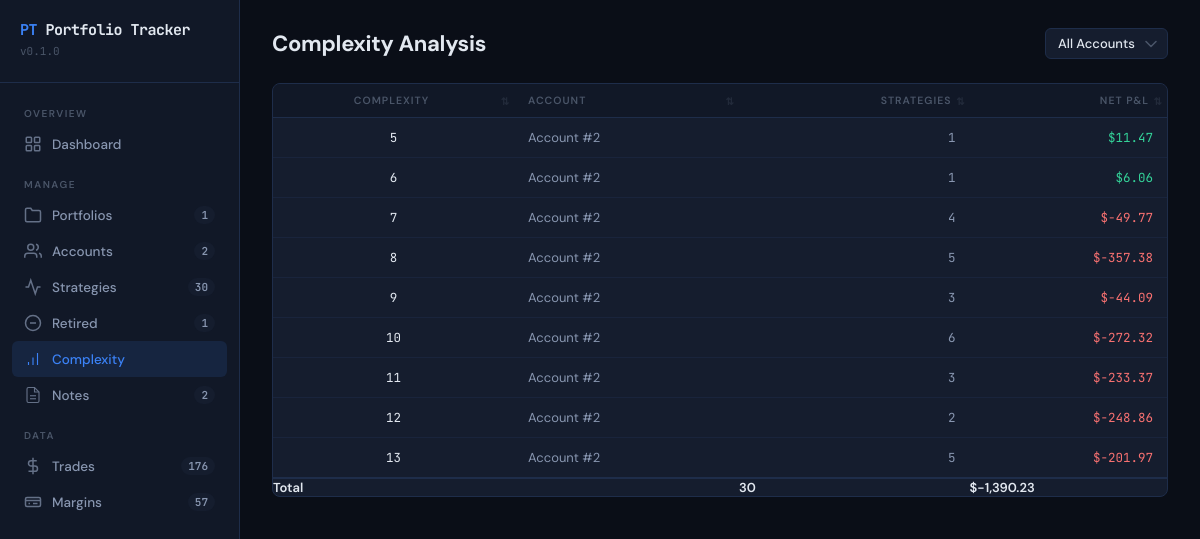
The page /complexity on the database its author committed.
### app.py (models this page shows)
class Account(db.Model):
    __tablename__ = 'Accounts'
    AccountID = db.Column(db.Integer, primary_key=True, autoincrement=True)
    AccountLogin = db.Column(db.Integer, nullable=False, unique=True)
    AccountName = db.Column(db.Text)
    Broker = db.Column(db.Text)
    Currency = db.Column(db.Text, default='AUD')
    InitialBalance = db.Column(db.Float, default=0)
    PortfolioID = db.Column(db.Integer, db.ForeignKey('Portfolios.PortfolioID'))
    CreatedAt = db.Column(db.Text, default=lambda: datetime.now(timezone.utc).strftime('%Y-%m-%d %H:%M:%S'))
    strategies = db.relationship('Strategy', backref='account', lazy=True)

### app.py (the view)
@app.route('/complexity')
def complexity_analysis():
    account_filter = request.args.get('account', 'all')
    all_accounts = Account.query.order_by(Account.AccountName).all()
    query = Strategy.query.filter(
        Strategy.Status.in_(['Running', 'Retired']),
        Strategy.Complexity.isnot(None)
    )
    if account_filter != 'all':
        try:
            query = query.filter_by(AccountID=int(account_filter))
        except (ValueError, TypeError):
            account_filter = 'all'
    strategies = query.all()
    complexity_map = {}
    for s in strategies:
        c = s.Complexity
        acct_name = s.account.AccountName if s.account else 'Unassigned'
        key = (c, acct_name)
        if key not in complexity_map:
            complexity_map[key] = {'complexity': c, 'account': acct_name, 'net_pnl': 0, 'strategy_count': 0}
        complexity_map[key]['net_pnl'] += (s.LiveNetProfit or 0)
        complexity_map[key]['strategy_count'] += 1
    rows = sorted(complexity_map.values(), key=lambda r: r['complexity'])
    return render_template('complexity.html',
        rows=rows,
        accounts=all_accounts,
        account_filter=account_filter,
    )

### app.py (called while the page is built)
@app.context_processor
def inject_sidebar_counts():
    try:
        return {
            'portfolio_count': Portfolio.query.count(),
            'account_count': Account.query.count(),
            'strategy_count': Strategy.query.filter_by(Status='Running').count(),
            'retired_count': Strategy.query.filter_by(Status='Retired').count(),
            'trade_count': Trade.query.count(),
            'margin_count': MarginData.query.count(),
            'note_count': Note.query.count(),
            'today': datetime.now(timezone.utc).strftime('%Y-%m-%d'),
        }
    except Exception:
        return {
            'portfolio_count': 0,
            'account_count': 0,
            'strategy_count': 0,
            'retired_count': 0,
            'trade_count': 0,
            'margin_count': 0,
            'note_count': 0,
        }

### templates/complexity.html (shortened to what this page needs)
{% extends "base.html" %}
{% set active_page = 'complexity' %}
{% block content %}
<div class="page-header">
  <h2>Complexity Analysis</h2>
  <div class="page-header-actions">
    <div class="filter-group">
      <select class="filter-select" onchange="window.location.href='/complexity?account=' + this.value">
        <option value="all" {{ 'selected' if account_filter == 'all' }}>All Accounts</option>
      </select>
    </div>
  </div>
</div>
{% if rows %}
<div class="data-table-wrapper">
  <table class="data-table">
    <thead>
      <tr>
        <th class="center" data-sort="number">Complexity</th>
        <th data-sort="string">Account</th>
        <th class="right" data-sort="number">Strategies</th>
        <th class="right" data-sort="currency">NET P&L</th>
      </tr>
    </thead>
    <tbody>
      {% set ns = namespace(total_pnl=0) %}
      {% for r in rows %}
      {% set ns.total_pnl = ns.total_pnl + r.net_pnl %}
      <tr>
        <td class="center mono">{{ r.complexity }}</td>
        <td class="muted">{{ r.account }}</td>
        <td class="right mono muted">{{ r.strategy_count }}</td>
        <td class="right mono {{ 'green' if r.net_pnl > 0 else 'red' if r.net_pnl < 0 else 'muted' }}">
          ${{ '{:,.2f}'.format(r.net_pnl) }}
        </td>
      </tr>
      {% endfor %}
    </tbody>
    <tfoot>
      <tr style="border-top: 2px solid var(--border);">
        <td class="center mono" style="font-weight: 600;">Total</td>
        <td></td>
        <td class="right mono muted" style="font-weight: 600;">{{ rows|sum(attribute='strategy_count') }}</td>
        <td class="right mono {{ 'green' if ns.total_pnl > 0 else 'red' if ns.total_pnl < 0 else 'muted' }}" style="font-weight: 600;">
          ${{ '{:,.2f}'.format(ns.total_pnl) }}
        </td>
      </tr>
    </tfoot>
  </table>
</div>
{% else %}
<div class="empty-state">
  <p>No strategies with Complexity data found{{ ' for this account' if account_filter != 'all' else '' }}.</p>
  <p class="muted">Complexity is imported from SQX metadata when adding strategies via the dashboard export.</p>
</div>
{% endif %}
{% endblock %}

### templates/base.html (shortened to what this page needs)
<!DOCTYPE html>
<html lang="en">
<head>
  <link rel="stylesheet" href="{{ url_for('static', filename='css/style.css') }}">
</head>
<body>
  <div class="app-container">
    <nav class="sidebar">
      <div class="sidebar-logo">
        <h1><span>PT</span> Portfolio Tracker</h1>
        <div class="version">v0.1.0</div>
      </div>
      <div class="nav-section">
        <div class="nav-section-title">Overview</div>
        <a class="nav-item {{ 'active' if active_page == 'dashboard' }}" href="{{ url_for('dashboard') }}">
          <svg viewBox="0 0 24 24" fill="none" stroke="currentColor" stroke-width="2"><rect x="3" y="3" width="7" height="7" rx="1"/><rect x="14" y="3" width="7" height="7" rx="1"/><rect x="3" y="14" width="7" height="7" rx="1"/><rect x="14" y="14" width="7" height="7" rx="1"/></svg>
          Dashboard
        </a>
      </div>
      <div class="nav-section">
        <div class="nav-section-title">Manage</div>
        <a class="nav-item {{ 'active' if active_page == 'portfolios' }}" href="{{ url_for('portfolios') }}">
          <svg viewBox="0 0 24 24" fill="none" stroke="currentColor" stroke-width="2"><path d="M22 19a2 2 0 0 1-2 2H4a2 2 0 0 1-2-2V5a2 2 0 0 1 2-2h5l2 3h9a2 2 0 0 1 2 2z"/></svg>
          Portfolios
          {% if portfolio_count is defined and portfolio_count > 0 %}
          <span class="nav-badge">{{ portfolio_count }}</span>
          {% endif %}
        </a>
        <a class="nav-item {{ 'active' if active_page == 'accounts' }}" href="{{ url_for('accounts') }}">
          <svg viewBox="0 0 24 24" fill="none" stroke="currentColor" stroke-width="2"><path d="M17 21v-2a4 4 0 0 0-4-4H5a4 4 0 0 0-4 4v2"/><circle cx="9" cy="7" r="4"/><path d="M23 21v-2a4 4 0 0 0-3-3.87"/><path d="M16 3.13a4 4 0 0 1 0 7.75"/></svg>
          Accounts
          {% if account_count is defined and account_count > 0 %}
          <span class="nav-badge">{{ account_count }}</span>
          {% endif %}
        </a>
        <a class="nav-item {{ 'active' if active_page == 'strategies' }}" href="{{ url_for('strategies') }}">
          <svg viewBox="0 0 24 24" fill="none" stroke="currentColor" stroke-width="2"><polyline points="22 12 18 12 15 21 9 3 6 12 2 12"/></svg>
          Strategies
          {% if strategy_count is defined and strategy_count > 0 %}
          <span class="nav-badge">{{ strategy_count }}</span>
          {% endif %}
        </a>
        <a class="nav-item {{ 'active' if active_page == 'retired' }}" href="{{ url_for('retired') }}">
          <svg viewBox="0 0 24 24" fill="none" stroke="currentColor" stroke-width="2"><circle cx="12" cy="12" r="10"/><line x1="8" y1="12" x2="16" y2="12"/></svg>
          Retired
          {% if retired_count is defined and retired_count > 0 %}
          <span class="nav-badge">{{ retired_count }}</span>
          {% endif %}
        </a>
        <a class="nav-item {{ 'active' if active_page == 'complexity' }}" href="{{ url_for('complexity_analysis') }}">
          <svg viewBox="0 0 24 24" fill="none" stroke="currentColor" stroke-width="1.5" width="18" height="18"><path d="M12 20V10M18 20V4M6 20v-4"/></svg>
          Complexity
        </a>
        <a class="nav-item {{ 'active' if active_page == 'notes' }}" href="{{ url_for('notes_page') }}">
          <svg viewBox="0 0 24 24" fill="none" stroke="currentColor" stroke-width="1.5" width="18" height="18"><path d="M14 2H6a2 2 0 0 0-2 2v16a2 2 0 0 0 2 2h12a2 2 0 0 0 2-2V8z"/><polyline points="14 2 14 8 20 8"/><line x1="16" y1="13" x2="8" y2="13"/><line x1="16" y1="17" x2="8" y2="17"/></svg>
          Notes
          {% if note_count is defined and note_count > 0 %}
          <span class="nav-badge">{{ note_count }}</span>
          {% endif %}
        </a>
      </div>
      <div class="nav-section">
        <div class="nav-section-title">Data</div>
        <a class="nav-item {{ 'active' if active_page == 'trades' }}" href="{{ url_for('trades') }}">
          <svg viewBox="0 0 24 24" fill="none" stroke="currentColor" stroke-width="2"><line x1="12" y1="1" x2="12" y2="23"/><path d="M17 5H9.5a3.5 3.5 0 0 0 0 7h5a3.5 3.5 0 0 1 0 7H6"/></svg>
          Trades
          {% if trade_count is defined and trade_count > 0 %}
          <span class="nav-badge">{{ trade_count }}</span>
          {% endif %}
        </a>
        <a class="nav-item {{ 'active' if active_page == 'margins' }}" href="{{ url_for('margins') }}">
          <svg viewBox="0 0 24 24" fill="none" stroke="currentColor" stroke-width="2"><rect x="2" y="6" width="20" height="12" rx="2"/><path d="M2 10h20"/><path d="M6 14h2"/><path d="M12 14h6"/></svg>
          Margins
          {% if margin_count is defined and margin_count > 0 %}
          <span class="nav-badge">{{ margin_count }}</span>
          {% endif %}
        </a>
      </div>
    </nav>
    <div class="main-content">
      {% block content %}{% endblock %}
    </div>
  </div>
</body>
</html>

### rows shown on the page
Account: complexity "5", account "Account #2", strategy_count "1", net_pnl "11.47", complexity "6", net_pnl "6.06", complexity "7", strategy_count "4", net_pnl "-49.77", complexity "8", strategy_count "5", net_pnl "-357.38", complexity "9", strategy_count "3", net_pnl "-44.09", complexity "10", strategy_count "6", net_pnl "-272.32", complexity "11", net_pnl "-233.37", complexity "12", strategy_count "2", net_pnl "-248.86", complexity "13", net_pnl "-201.97"

### other values the page prints
{{ portfolio_count }} "1"
{{ account_count }} "2"
{{ strategy_count }} "30"
{{ retired_count }} "1"
{{ note_count }} "2"
{{ trade_count }} "176"
{{ margin_count }} "57"
{{ rows|sum(attribute='strategy_count') }} "30"
{{ '{:,.2f}'.format(ns.total_pnl) }} "-1,390.23"
